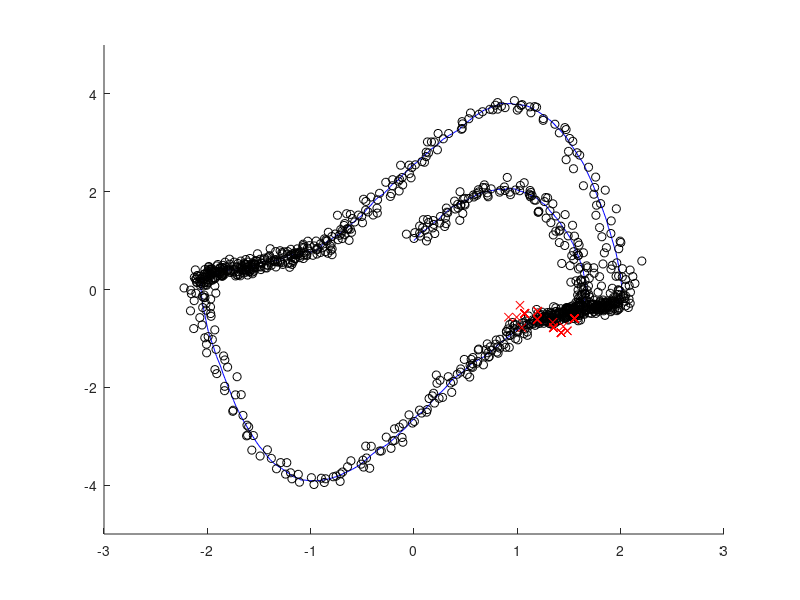

The MATLAB script that drew this image:

%% Particle filter shell

function van_der_pol_particle_filter()
   
    clc;
    clear all;
    close all;

    % Simulation parameters

    pause_step = 20;
    pause_time = 0.1;
    
    h = 0.01;
    
    t_start = 0;
    t_stop = 10;
    
    t = t_start:h:t_stop;
    
    % Simulation model initialization
    
    x       = nan(2, length(t));
    x(:, 1) = [0 1]';
    
    % Sensor model: gaussian, no bias
    
    sensor_bias = [0 0]';
    sensor_sigma = 0.005 * diag([1 1]);
    
    sensor_readings = nan(2, length(t));
    
    % Initialization of particles
    
    N = 50;
    
    particles = nan(2, N, length(t));
    particles(:, :, 1) = rand(2, N) + repmat([-0.5 0.5]', 1, N);
    
    particle_noise_mu = [0 0];
    particle_noise_sigma = 0.01 * diag([1 1]);
    
    % Simulate
    
    display_x_sensor_readings_and_particles(x, sensor_readings, particles, 1);
    pause(pause_time);
    
    for i = 2:length(t)
        
        % Increment underlying model
        
        x(:, i) = van_der_pol_increment(x(:, i - 1), h); 
        
        % Make sensor reading
        
        sensor_readings(:, i) = mvnrnd(x(:, i) + sensor_bias, sensor_sigma, 1);
        
        % ----------------------------------------------
        % Particle filter
        
        % Predict and add noise
        
        particle_x = nan(2, N);
        particle_w = nan(1, N);
        
        for j = 1:N
           particle_x(:, j) = van_der_pol_increment(particles(:, j, i - 1), h);
           particle_x(:, j) = particle_x(:, j) + mvnrnd(particle_noise_mu, particle_noise_sigma, 1)';
        end
        
        % Weight
        
        for j = 1:N
           particle_w(j) = mvnpdf(sensor_readings(:, i), particle_x(:, j), sensor_sigma);
        end
        
        % Normalize weights
        
        particle_w = particle_w / norm(particle_w);
        
        % Resample
        
        particle_c = nan(length(particle_w), 1);
        particle_c(1) = particle_w(1);
        
        for j = 2:length(particle_w)
            particle_c(j) = particle_c(j - 1) + particle_w(j);
        end
        
        r = rand() * (1 / N) * max(particle_c);
        z = 1;
        
        for j = 1:N
            
            while (particle_c(z + 1) < r && z < N)
                z = z + 1;
            end
            
            particles(:, j, i) = particle_x(:, z);
            r = r + (1 / N) * max(particle_c);
        end
        
        % Particle filter
        % ----------------------------------------------
        
        % Show simulation, sensor readings and particle filter
        
        if (mod(i, pause_step) == 0)
            
            display_x_sensor_readings_and_particles(x, sensor_readings, particles, i);
            pause(pause_time);
        end
    end
    
    % Plot results
    
    display_x_sensor_readings_and_particles(x, sensor_readings, particles, length(t));
end

%% Display state, sensor and particles

function display_x_sensor_readings_and_particles(x, sensor_readings, particles, i)
    
    figure(1);
    clf;
    hold on;

    plot(x(1, :), x(2, :), 'b');
    plot(sensor_readings(1, 1:i), sensor_readings(2, 1:i), 'ko');
    plot(particles(1, :, i), particles(2, :, i), 'rx');
    
    axis([-3 3 -5 5]);
end

%% Van der Pol state space
% Gaussian driving noise on change in speed

function x_t_1 = van_der_pol_increment(x_t, h)
    
    mu = 2;
    
    x = x_t(1);
    dx = x_t(2);
    
    x_t_1 = [0 0]';
    
    u = randn();

    x_t_1(1) = x + h * dx;
    x_t_1(2) = dx + h * (mu * (1 - x * x) * dx - x + u);
end